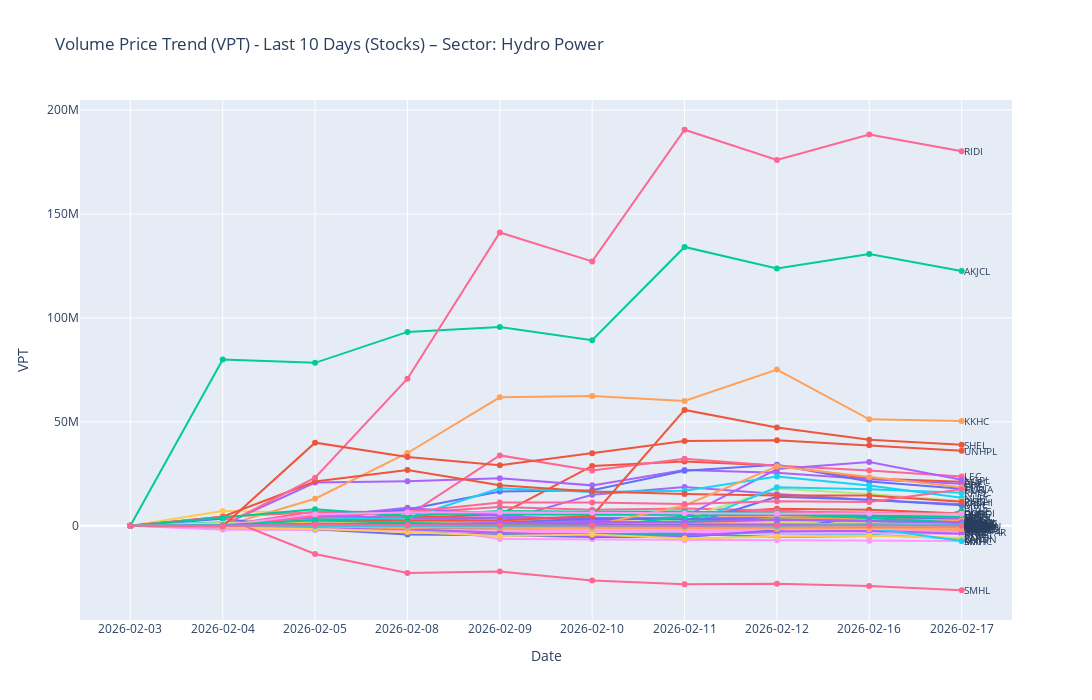

Notebook code for this chart:
### Code cell
days = 10
calculate_and_plot_vpt(adjusted_price_sectorwise, 'stocks', days, 'Hydro Power')
